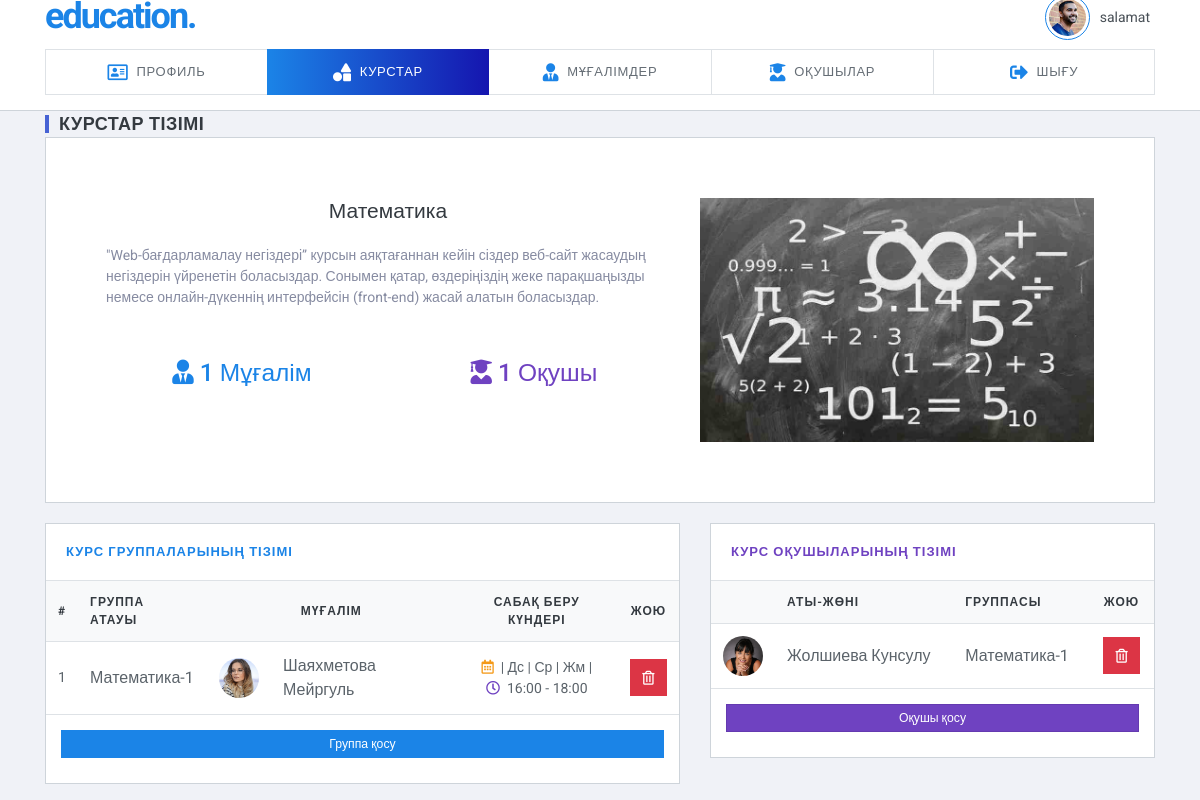
Screenshot of /?objects=1 (signed in) with the database file from the repository.
### tables this page shows
CREATE TABLE `db_users` (
  `user_id` int(11) NOT NULL,
  `login` varchar(255) NOT NULL,
  `password` varchar(255) NOT NULL,
  `user_ava` varchar(250) NOT NULL,
  `user_sname` varchar(255) NOT NULL,
  `user_name` varchar(255) NOT NULL,
  `user_mname` varchar(255) NOT NULL,
  `user_phone` varchar(250) NOT NULL,
  `user_email` varchar(250) NOT NULL,
  `user_type` int(1) NOT NULL
);

CREATE TABLE `db_curses` (
  `id_curs` int(11) NOT NULL,
  `name_curs` varchar(250) NOT NULL,
  `discription_curs` text NOT NULL,
  `img_curs` varchar(250) NOT NULL
);

CREATE TABLE `db_groups` (
  `id_group` int(11) NOT NULL,
  `name_group` varchar(50) NOT NULL,
  `id_curs` int(11) NOT NULL,
  `user_id` int(11) NOT NULL,
  `mo` int(11) NOT NULL,
  `tu` int(11) NOT NULL,
  `we` int(11) NOT NULL,
  `th` int(11) NOT NULL,
  `fr` int(11) NOT NULL,
  `sa` int(11) NOT NULL,
  `su` int(11) NOT NULL,
  `time` varchar(50) NOT NULL
);

CREATE TABLE `db_student_curs` (
  `student_curs_id` int(11) NOT NULL,
  `user_id` int(11) NOT NULL,
  `id_curs` int(11) NOT NULL,
  `id_group` int(11) NOT NULL
);

### pages/admin/object_in/object_info.php (the view, shortened to what this page needs)
<?php
$query_curs_info  = mysql_query("SELECT * FROM db_curses WHERE id_curs = '$_GET[objects]' ");
$result_curs_info = mysql_fetch_array($query_curs_info);
$query_groups_list  = mysql_query("SELECT * FROM db_groups g, db_users u
                                           WHERE g.id_curs = '$_GET[objects]'
                                             AND u.user_id = g.user_id ");
$result_groups_list_col = mysql_num_rows($query_groups_list);
$query_students_list  = mysql_query("SELECT * FROM db_student_curs t, db_users u
                                             WHERE t.id_curs = '$_GET[objects]'
                                               AND u.user_id = t.user_id ");
$result_students_list_col = mysql_num_rows($query_students_list);
?>
<div class="manager-wrapper" style="margin-top: -21px;">
  <div class="row">
    <div class="col-md-12 mg-sm-t-30 mg-lg-t-0">
      <div class="card card-dash-headline">
        <div class="row">
          <div class="col-md-7 mg-t-0">
            <h4><?=$result_curs_info['name_curs']?></h4>
            <p align="left"><?=$result_curs_info['discription_curs']?></p>
            <div class="row row-sm pd-t-20">
              <div class="col-sm-6">
                <h3 class="tx-primary"><i class="fas fa-user-tie"></i> <?=$result_groups_list_col?> Мұғалім</h3>
              </div>
              <div class="col-sm-6 mg-t-10 mg-sm-t-0">
                <h3 class="tx-purple"><i class="fas fa-user-graduate"></i> <?=$result_students_list_col?> Оқушы</h3>
              </div>
            </div>
          </div>
          <div class="col-md-5 mg-t-20 mg-sm-t-30 mg-lg-t-0">
            <img src='img/curses/<?=$result_curs_info['img_curs']?>' style='width: 100%;'>
          </div>
        </div>
      </div>
    </div>
    <div class="col-md-7 mg-t-20">
      <div class="card card-table">
        <div class="card-header">
          <h6 class="slim-card-title tx-primary">Курс группаларының тізімі</h6>
        </div>
        <div class="table-responsive">
          <table class="table mg-b-0 tx-13">
            <thead class="thead-colored thead-warning">
              <tr>
                <th style="vertical-align: middle" class="tx-center">#</th>
                <th style="vertical-align: middle">Группа атауы</th>
                <th style="vertical-align: middle" colspan="2" class="tx-center">Мүғалім</th>
                <th style="vertical-align: middle" class="tx-center">Сабақ беру күндері</th>
                <th style="vertical-align: middle" class="tx-center">Жою</th>
              </tr>
            </thead>
            <tbody>
              <?php
              $n = 0;
              while($result_groups_list = mysql_fetch_array($query_groups_list)){
                $n++;
                $dates_teaching = '|';
                if($result_groups_list['mo'] == 1) $dates_teaching .= ' Дс |';
                if($result_groups_list['we'] == 1) $dates_teaching .= ' Ср |';
                if($result_groups_list['fr'] == 1) $dates_teaching .= ' Жм |';
                echo"
                <tr class='tx-14'>
                  <td style='vertical-align: middle' class='tx-center'>$n</td>
                  <td style='vertical-align: middle' class='tx-16'>$result_groups_list[name_group]</td>
                  <td style='vertical-align: middle'><img src='img/users/$result_groups_list[user_ava]' class='wd-40 rounded-circle'></td>
                  <td style='vertical-align: middle' class='tx-16'>$result_groups_list[user_sname] $result_groups_list[user_name]</td>
                  <td style='vertical-align: middle' class='tx-center'>
                    <i class='far fa-calendar-alt tx-warning'></i>&nbsp $dates_teaching <br>
                    <i class='far fa-clock tx-purple'></i>&nbsp $result_groups_list[time]
                  </td>
                  <td style='vertical-align: middle' class='tx-center'><a href='?objects=$_GET[objects]&del_group=$result_groups_list[id_group]' class='btn btn-danger btn-icon'><div><i class='far fa-trash-alt'></i></div></a></td>
                </tr>";
              }
              ?>
            </tbody>
          </table>
        </div>
        <div class="card-footer tx-12 pd-y-15 bg-transparent">
          <button class="btn btn-primary btn-sm btn-block mg-b-10" href="#add_new_group" class="modal-effect" data-toggle="modal">Группа қосу</button>
        </div>
      </div>
    </div>
    <div class="col-lg-5 mg-t-20 mg-t-20 mg-b-20">
      <div class="card card-table">
        <div class="card-header">
          <h6 class="slim-card-title tx-purple">Курс оқушыларының тізімі</h6>
        </div>
        <div class="table-responsive">
          <table class="table mg-b-0 tx-13">
            <thead>
              <tr class="tx-10">
                <th class="wd-10p pd-y-5">&nbsp;</th>
                <th class="pd-y-5">Аты-жөні</th>
                <th class="pd-y-5">Группасы</th>
                <th class="pd-y-5 tx-center">Жою</th>
              </tr>
            </thead>
            <tbody>
              <?php
              $query_list_curs_student = mysql_query("SELECT * FROM db_users u, db_student_curs c, db_groups g
                                                              WHERE c.id_curs = '$_GET[objects]'
                                                                AND u.user_id = c.user_id
                                                                AND g.id_group = c.id_group
                                                              ORDER BY g.name_group, u.user_sname, u.user_name ");
              while($result_list_curs_student = mysql_fetch_array($query_list_curs_student)){
                echo"
                <tr>
                  <td style='vertical-align: middle'> <img src='img/users/$result_list_curs_student[user_ava]' class='wd-40 rounded-circle'> </td>
                  <td style='vertical-align: middle' class='tx-16'> $result_list_curs_student[user_sname] $result_list_curs_student[user_name] </td>
                  <td style='vertical-align: middle' class='tx-16'> $result_list_curs_student[name_group] </td>
                  <td style='vertical-align: middle' class='tx-center'> <a href='?objects=$_GET[objects]&del_student_curs=$result_list_curs_student[student_curs_id]' class='btn btn-danger btn-icon'><div><i class='far fa-trash-alt'></i></div></a> </td>
                </tr>";
              }
              ?>
            </tbody>
          </table>
        </div>
        <div class="card-footer tx-12 pd-y-15 bg-transparent">
          <button class="btn btn-purple btn-sm btn-block mg-b-10" href="#add_student_to_curs" class="modal-effect" data-toggle="modal">Оқушы қосу</button>
        </div>
      </div>
    </div>
  </div>
</div>

### pages/modules/header.php
<div class="slim-header" style="margin-top: -20px;">
  <div class="container">
    <div class="slim-header-left">
      <h2 class="slim-logo"><a href="./">education<span>.</span></a></h2>
    </div>
    <div class="slim-header-right">
      <div class="dropdown dropdown-c">
        <a href="#" class="logged-user" data-toggle="dropdown">
          <img src="img/users/<?=$user_info['user_ava']?>" alt="">
          <span> <?=$_SESSION['login_education']?> </span>
        </a>
      </div>
    </div>
  </div>
</div>

### rows the page displays
db_users: user_ava (picture)
db_curses: name_curs "Математика", discription_curs "\"Web-бағдарламалау негіздері” курсын аяқтағаннан кейін сіздер веб-сайт жасаудың негіздерін үйренетін боласыздар. Сонымен қатар, өздеріңіздің жеке парақшаңызды немесе онлайн-дүкеннің интерфейсін (front-end) жасай алатын боласыздар.", img_curs (picture)
db_groups: name_group "Математика-1", user.user_ava (picture), user.user_sname "Шаяхметова", user.user_name "Мейргуль", dates_teaching "| Дс | Ср | Жм |", time "16:00 - 18:00"
db_student_curs: user.user_ava (picture), user.user_sname "Жолшиева", user.user_name "Кунсулу", id_group.name_group "Математика-1"

### other values shown
$_SESSION['login_education'] "salamat"
$result_groups_list_col "1"
$result_students_list_col "1"
